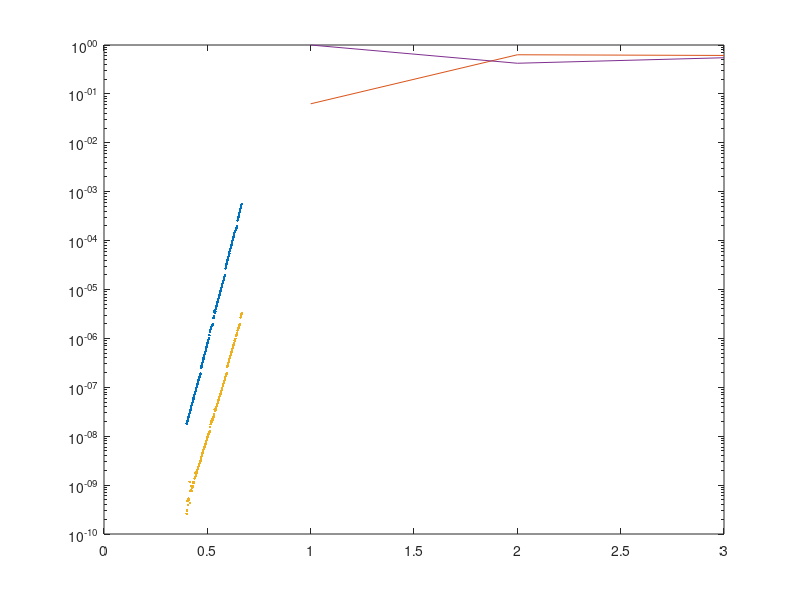

MATLAB code to generate this figure: (Note: this script raises an error after producing the figure.)
clear; close all; clf

% Colors for plots
taupe_gray = [156 151 154]./255;
bittersweet = [255 108 140]./255;
light_sea_green = [16 161 156]./255;
black = [0 0 0]./255;
white = [255 255 255]./255;

load("data/Lab3exp1.mat")

Ic = -Ch2Exp1Current(1:134) - Ch1Exp1Current(1:134);
Ib = Ch1Exp1Current(1:134);
V = Vexp1Ch1(1:134);

Ut_lab2 = 0.024;
Is_lab2 = 4.081e-16;
%% Experiment 1
figure(1); clf
% collector current and base current as a function of base voltage along 
% with appropriate theoretical fits and extracted parameter values

semilogy(V, Ic, '.', Color=light_sea_green)
hold on
semilogy(V, Ib, '.', Color=bittersweet)

fit1 = fit(transpose(V), transpose(Ic), 'exp1');
fit_param_cv = coeffvalues(fit1);
Is_cv = fit_param_cv(1);
Ut_cv = 1/fit_param_cv(2);

fit2 = fit(transpose(V), transpose(Ib), 'exp1');
fit2_param_cv = coeffvalues(fit2);
Is_cv2 = fit2_param_cv(1);
Ut_cv2 = 1/fit2_param_cv(2);

plot(V, Is_cv*exp(1/Ut_cv*V), 'k-', linewidth = 1)
plot(V, Is_cv2*exp(1/Ut_cv2*V), 'k-', linewidth = 1)

title("Collector and Base Current of Bipolar Transistor")
xlabel("Voltage (V)")
ylabel("Current (A)")
legend("Collector Current", "Base Current", "Theoretical Fit" ,Location='northwest')

%% 
figure(2)
clf
% Plot the current gain, β, which is defined as the ratio of the collector
% current to the base current, as a function of the base current (you 
% should make the base-current-axis logaritmic for this plot)
current_gain = Ic./Ib;
% semilogx(Ib, current_gain, 'b.', Color = light_sea_green, MarkerSize=8)
plot(Ib, current_gain, 'b.', Color = light_sea_green, MarkerSize=8)

title('Biopolar Transistor Current Gain')
xlabel('Base Current (A)')
ylabel('Current Gain')

%% 
figure (3)
% make a log-log plot of rb versus Ib along with an appropriate 
% theoretical fit
% rb = Ut/Ib

rb = Ut_lab2./Ib;
loglog(Ib(2:134), diff(V)./diff(Ib), '.', Color=light_sea_green, MarkerSize = 9)
hold on
loglog(Ib, rb, 'k-', linewidth = 1.5)

title('Incremental Resistance of Bipolar Transistor')
xlabel('Base Current (A)')
ylabel('Incremental Resistance (\Omega)')
legend('Experimental Data', 'Theoretical Fit')

%% 
figure(4)
clf
% Make a log-log plot of gm versus Ic along with an appropriate 
% theoretical fit.
% gm = Ic/Ut

gm = Ic./Ut_lab2;
loglog(Ic(2:134), diff(Ic)./diff(V), '.', Color=light_sea_green, MarkerSize = 8)
hold on
loglog(Ic, gm, 'k-', LineWidth = 1.5)

title('Incremental Transconductance Gain of Bipolar Transistor')
xlabel('Collector Current (A)')
ylabel('Incremental Transconductance Gain (S)')
legend('Experimental Data', 'Theoretical Fit', Location='northwest')
